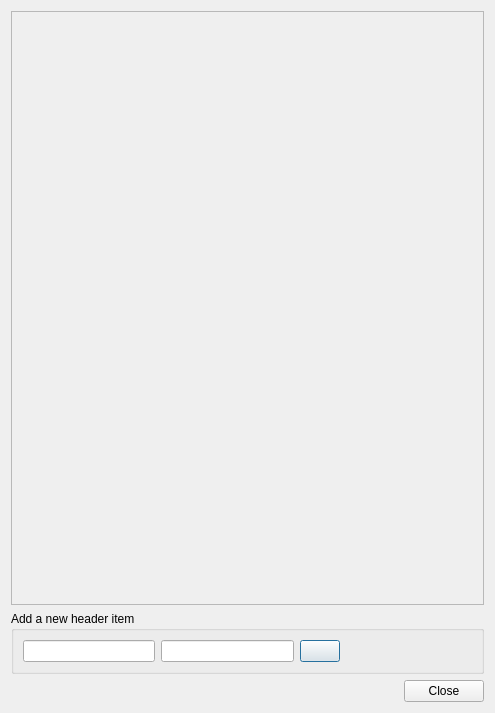
<?xml version="1.0" encoding="UTF-8"?>
<ui version="4.0">
 <class>gipsyHeaderDlg</class>
 <widget class="QDialog" name="gipsyHeaderDlg">
  <property name="geometry">
   <rect>
    <x>0</x>
    <y>0</y>
    <width>495</width>
    <height>713</height>
   </rect>
  </property>
  <property name="windowTitle">
   <string>Dialog</string>
  </property>
  <layout class="QVBoxLayout" name="verticalLayout">
   <item>
    <widget class="QScrollArea" name="scrollArea">
     <property name="widgetResizable">
      <bool>true</bool>
     </property>
     <widget class="QWidget" name="scrollAreaWidgetContents">
      <property name="geometry">
       <rect>
        <x>0</x>
        <y>0</y>
        <width>475</width>
        <height>591</height>
       </rect>
      </property>
      <layout class="QGridLayout" name="headerLayout"/>
     </widget>
    </widget>
   </item>
   <item>
    <widget class="QGroupBox" name="groupBox">
     <property name="title">
      <string>Add a new header item</string>
     </property>
     <layout class="QHBoxLayout" name="horizontalLayout">
      <item>
       <widget class="QLineEdit" name="newHeaderName1">
        <property name="maxLength">
         <number>8</number>
        </property>
       </widget>
      </item>
      <item>
       <widget class="QLineEdit" name="newHeaderData1">
        <property name="maxLength">
         <number>72</number>
        </property>
       </widget>
      </item>
      <item>
       <widget class="QPushButton" name="newHeaderButton1">
        <property name="text">
         <string/>
        </property>
        <property name="icon">
         <iconset resource="../resources.qrc">
          <normaloff>:/add_icon.png</normaloff>:/add_icon.png</iconset>
        </property>
       </widget>
      </item>
      <item>
       <spacer name="horizontalSpacer">
        <property name="orientation">
         <enum>Qt::Horizontal</enum>
        </property>
        <property name="sizeHint" stdset="0">
         <size>
          <width>40</width>
          <height>20</height>
         </size>
        </property>
       </spacer>
      </item>
     </layout>
    </widget>
   </item>
   <item>
    <widget class="QDialogButtonBox" name="buttonBox">
     <property name="orientation">
      <enum>Qt::Horizontal</enum>
     </property>
     <property name="standardButtons">
      <set>QDialogButtonBox::Close</set>
     </property>
    </widget>
   </item>
  </layout>
 </widget>
 <resources>
  <include location="../resources.qrc"/>
 </resources>
 <connections>
  <connection>
   <sender>buttonBox</sender>
   <signal>accepted()</signal>
   <receiver>gipsyHeaderDlg</receiver>
   <slot>accept()</slot>
   <hints>
    <hint type="sourcelabel">
     <x>248</x>
     <y>254</y>
    </hint>
    <hint type="destinationlabel">
     <x>157</x>
     <y>274</y>
    </hint>
   </hints>
  </connection>
  <connection>
   <sender>buttonBox</sender>
   <signal>rejected()</signal>
   <receiver>gipsyHeaderDlg</receiver>
   <slot>reject()</slot>
   <hints>
    <hint type="sourcelabel">
     <x>316</x>
     <y>260</y>
    </hint>
    <hint type="destinationlabel">
     <x>286</x>
     <y>274</y>
    </hint>
   </hints>
  </connection>
 </connections>
</ui>
